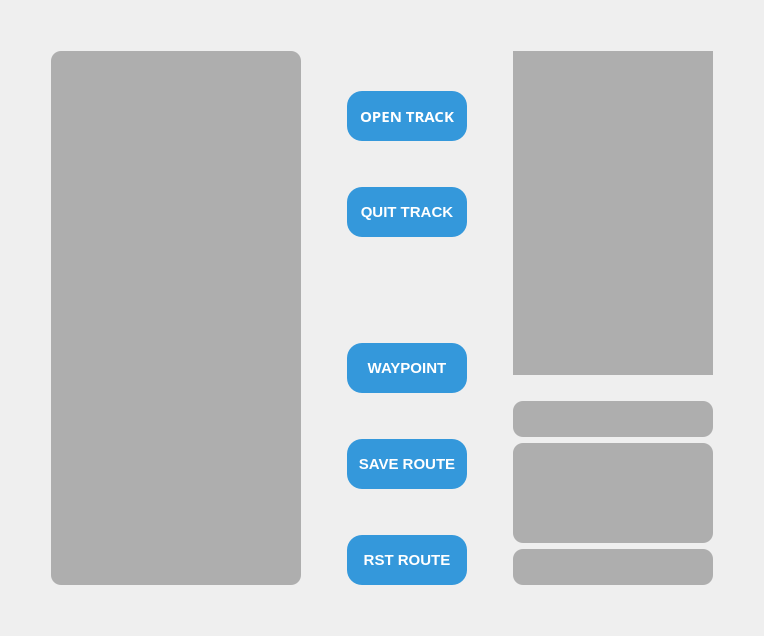
         <widget class="QWidget" name="track">
          <attribute name="title">
           <string>TRACK</string>
          </attribute>
          <layout class="QGridLayout" name="gridLayout_5">
           <item row="1" column="0">
            <spacer name="horizontalSpacer_8">
             <property name="orientation">
              <enum>Qt::Horizontal</enum>
             </property>
             <property name="sizeType">
              <enum>QSizePolicy::Minimum</enum>
             </property>
             <property name="sizeHint" stdset="0">
              <size>
               <width>40</width>
               <height>20</height>
              </size>
             </property>
            </spacer>
           </item>
           <item row="2" column="1">
            <spacer name="verticalSpacer_8">
             <property name="orientation">
              <enum>Qt::Vertical</enum>
             </property>
             <property name="sizeType">
              <enum>QSizePolicy::Minimum</enum>
             </property>
             <property name="sizeHint" stdset="0">
              <size>
               <width>20</width>
               <height>40</height>
              </size>
             </property>
            </spacer>
           </item>
           <item row="1" column="2">
            <spacer name="horizontalSpacer_9">
             <property name="orientation">
              <enum>Qt::Horizontal</enum>
             </property>
             <property name="sizeType">
              <enum>QSizePolicy::Minimum</enum>
             </property>
             <property name="sizeHint" stdset="0">
              <size>
               <width>40</width>
               <height>20</height>
              </size>
             </property>
            </spacer>
           </item>
           <item row="1" column="1">
            <layout class="QHBoxLayout" name="horizontalLayout_2">
             <item>
              <widget class="QListView" name="gpxListView">
               <property name="minimumSize">
                <size>
                 <width>250</width>
                 <height>0</height>
                </size>
               </property>
               <property name="maximumSize">
                <size>
                 <width>200</width>
                 <height>16777215</height>
                </size>
               </property>
               <property name="styleSheet">
                <string notr="true">QListView {
        background:  rgba(100, 100, 100, 120);
        border-radius: 10px;
        padding: 4px;
        color: black;
		font-size: 14px;
}

QListView::item {
        padding: 4px 12px;      
        margin: 4px 2px;        
        border-radius: 10px;
}

QListView::item:selected {
        background: #3498db;
        color: white;
}</string>
               </property>
               <property name="verticalScrollBarPolicy">
                <enum>Qt::ScrollBarAlwaysOff</enum>
               </property>
               <property name="horizontalScrollBarPolicy">
                <enum>Qt::ScrollBarAlwaysOff</enum>
               </property>
               <property name="editTriggers">
                <set>QAbstractItemView::NoEditTriggers</set>
               </property>
              </widget>
             </item>
             <item>
              <spacer name="horizontalSpacer_12">
               <property name="orientation">
                <enum>Qt::Horizontal</enum>
               </property>
               <property name="sizeType">
                <enum>QSizePolicy::Minimum</enum>
               </property>
               <property name="sizeHint" stdset="0">
                <size>
                 <width>40</width>
                 <height>20</height>
                </size>
               </property>
              </spacer>
             </item>
             <item>
              <layout class="QVBoxLayout" name="verticalLayout">
               <item>
                <spacer name="verticalSpacer_11">
                 <property name="orientation">
                  <enum>Qt::Vertical</enum>
                 </property>
                 <property name="sizeType">
                  <enum>QSizePolicy::Maximum</enum>
                 </property>
                 <property name="sizeHint" stdset="0">
                  <size>
                   <width>20</width>
                   <height>40</height>
                  </size>
                 </property>
                </spacer>
               </item>
               <item>
                <widget class="QPushButton" name="gpxOpenBtn">
                 <property name="font">
                  <font>
                   <family>Sans Serif</family>
                   <pointsize>11</pointsize>
                   <bold>true</bold>
                  </font>
                 </property>
                 <property name="styleSheet">
                  <string notr="true"> QPushButton {
        width: 120px;
        height: 50px;
        background-color: #3498db;
        color: white;
        border: none;
        border-radius: 15px;
	    font-weight: bold;
    }

    QPushButton:hover {
        background-color: #5dade2;
    }

    QPushButton:pressed {
        background-color: #2e86c1;
        padding-top: 2px;
        padding-left: 2px;
    }

    QPushButton:disabled {
        background-color: #95a5a6;
        color: #ecf0f1;
    }</string>
                 </property>
                 <property name="text">
                  <string>OPEN TRACK</string>
                 </property>
                </widget>
               </item>
               <item>
                <spacer name="verticalSpacer_12">
                 <property name="orientation">
                  <enum>Qt::Vertical</enum>
                 </property>
                 <property name="sizeType">
                  <enum>QSizePolicy::Maximum</enum>
                 </property>
                 <property name="sizeHint" stdset="0">
                  <size>
                   <width>20</width>
                   <height>40</height>
                  </size>
                 </property>
                </spacer>
               </item>
               <item>
                <widget class="QPushButton" name="gpxQuitBtn">
                 <property name="font">
                  <font>
                   <pointsize>11</pointsize>
                   <bold>true</bold>
                  </font>
                 </property>
                 <property name="styleSheet">
                  <string notr="true"> QPushButton {
        width: 120px;
        height: 50px;
        background-color: #3498db;
        color: white;
        border: none;
        border-radius: 15px;
        font-weight: bold;
    }

    QPushButton:hover {
        background-color: #5dade2;
    }

    QPushButton:pressed {
        background-color: #2e86c1;
        padding-top: 2px;
        padding-left: 2px;
    }

    QPushButton:disabled {
        background-color: #95a5a6;
        color: #ecf0f1;
    }</string>
                 </property>
                 <property name="text">
                  <string>QUIT TRACK</string>
                 </property>
                </widget>
               </item>
               <item>
                <spacer name="verticalSpacer_10">
                 <property name="orientation">
                  <enum>Qt::Vertical</enum>
                 </property>
                 <property name="sizeType">
                  <enum>QSizePolicy::Expanding</enum>
                 </property>
                 <property name="sizeHint" stdset="0">
                  <size>
                   <width>20</width>
                   <height>100</height>
                  </size>
                 </property>
                </spacer>
               </item>
               <item>
                <widget class="QPushButton" name="waypointBtn">
                 <property name="font">
                  <font>
                   <pointsize>11</pointsize>
                   <bold>true</bold>
                  </font>
                 </property>
                 <property name="styleSheet">
                  <string notr="true"> QPushButton {
        width: 120px;
        height: 50px;
        background-color: #3498db;
        color: white;
        border: none;
        border-radius: 15px;
	    font-weight: bold;
    }

    QPushButton:hover {
        background-color: #5dade2;
    }

    QPushButton:pressed {
        background-color: #2e86c1;
        padding-top: 2px;
        padding-left: 2px;
    }

    QPushButton:disabled {
        background-color: #95a5a6;
        color: #ecf0f1;
    }</string>
                 </property>
                 <property name="text">
                  <string>WAYPOINT</string>
                 </property>
                </widget>
               </item>
               <item>
                <spacer name="verticalSpacer">
                 <property name="orientation">
                  <enum>Qt::Vertical</enum>
                 </property>
                 <property name="sizeType">
                  <enum>QSizePolicy::Maximum</enum>
                 </property>
                 <property name="sizeHint" stdset="0">
                  <size>
                   <width>20</width>
                   <height>40</height>
                  </size>
                 </property>
                </spacer>
               </item>
               <item>
                <widget class="QPushButton" name="saveRouteBtn">
                 <property name="font">
                  <font>
                   <pointsize>11</pointsize>
                   <bold>true</bold>
                  </font>
                 </property>
                 <property name="styleSheet">
                  <string notr="true"> QPushButton {
        width: 120px;
        height: 50px;
        background-color: #3498db;
        color: white;
        border: none;
        border-radius: 15px;
	    font-weight: bold;
    }

    QPushButton:hover {
        background-color: #5dade2;
    }

    QPushButton:pressed {
        background-color: #2e86c1;
        padding-top: 2px;
        padding-left: 2px;
    }

    QPushButton:disabled {
        background-color: #95a5a6;
        color: #ecf0f1;
    }</string>
                 </property>
                 <property name="text">
                  <string>SAVE ROUTE</string>
                 </property>
                </widget>
               </item>
               <item>
                <spacer name="verticalSpacer_15">
                 <property name="orientation">
                  <enum>Qt::Vertical</enum>
                 </property>
                 <property name="sizeType">
                  <enum>QSizePolicy::Maximum</enum>
                 </property>
                 <property name="sizeHint" stdset="0">
                  <size>
                   <width>20</width>
                   <height>40</height>
                  </size>
                 </property>
                </spacer>
               </item>
               <item>
                <widget class="QPushButton" name="resetRouteBtn">
                 <property name="font">
                  <font>
                   <pointsize>11</pointsize>
                   <bold>true</bold>
                  </font>
                 </property>
                 <property name="styleSheet">
                  <string notr="true"> QPushButton {
        width: 120px;
        height: 50px;
        background-color: #3498db;
        color: white;
        border: none;
        border-radius: 15px;
	    font-weight: bold;
    }

    QPushButton:hover {
        background-color: #5dade2;
    }

    QPushButton:pressed {
        background-color: #2e86c1;
        padding-top: 2px;
        padding-left: 2px;
    }

    QPushButton:disabled {
        background-color: #95a5a6;
        color: #ecf0f1;
    }</string>
                 </property>
                 <property name="text">
                  <string>RST ROUTE</string>
                 </property>
                </widget>
               </item>
              </layout>
             </item>
             <item>
              <spacer name="horizontalSpacer_10">
               <property name="orientation">
                <enum>Qt::Horizontal</enum>
               </property>
               <property name="sizeType">
                <enum>QSizePolicy::Minimum</enum>
               </property>
               <property name="sizeHint" stdset="0">
                <size>
                 <width>40</width>
                 <height>20</height>
                </size>
               </property>
              </spacer>
             </item>
             <item>
              <layout class="QVBoxLayout" name="verticalLayout_2">
               <item>
                <widget class="QgsMapCanvas" name="trackWidget" native="true">
                 <property name="sizePolicy">
                  <sizepolicy hsizetype="Preferred" vsizetype="Preferred">
                   <horstretch>100</horstretch>
                   <verstretch>100</verstretch>
                  </sizepolicy>
                 </property>
                 <property name="minimumSize">
                  <size>
                   <width>200</width>
                   <height>100</height>
                  </size>
                 </property>
                 <property name="styleSheet">
                  <string notr="true">QWidget {
/*	border: none;*/
	background-color:  rgba(100, 100, 100, 120);
  	/*border-radius: 15px;*/
}
/*
QgsMapCanvas {
    border: none;        
	background-color:  rgba(100, 100, 100, 120);
  	border-radius: 15px;
}
*/</string>
                 </property>
                </widget>
               </item>
               <item>
                <spacer name="horizontalSpacer_11">
                 <property name="orientation">
                  <enum>Qt::Horizontal</enum>
                 </property>
                 <property name="sizeHint" stdset="0">
                  <size>
                   <width>40</width>
                   <height>20</height>
                  </size>
                 </property>
                </spacer>
               </item>
               <item>
                <widget class="QLabel" name="trackNameLabel">
                 <property name="styleSheet">
                  <string notr="true">        background-color: rgba(100, 100, 100, 120);
        border: none;
        border-radius: 10px;
        padding: 10px;
		font-size: 14px;</string>
                 </property>
                 <property name="text">
                  <string/>
                 </property>
                </widget>
               </item>
               <item>
                <widget class="QWidget" name="eleWidget" native="true">
                 <property name="sizePolicy">
                  <sizepolicy hsizetype="Preferred" vsizetype="Preferred">
                   <horstretch>100</horstretch>
                   <verstretch>100</verstretch>
                  </sizepolicy>
                 </property>
                 <property name="minimumSize">
                  <size>
                   <width>200</width>
                   <height>100</height>
                  </size>
                 </property>
                 <property name="maximumSize">
                  <size>
                   <width>16777215</width>
                   <height>100</height>
                  </size>
                 </property>
                 <property name="styleSheet">
                  <string notr="true">QWidget{
        width: 120px;
        height: 50px;        
        background-color: rgba(100, 100, 100, 120);
        border: none;
        border-radius: 10px;
        padding: 0px;
        margin: 0px;
}

</string>
                 </property>
                </widget>
               </item>
               <item>
                <widget class="QLabel" name="trackInfoLabel">
                 <property name="styleSheet">
                  <string notr="true">        background-color: rgba(100, 100, 100, 120);
        border: none;
        border-radius: 10px;
        padding: 10px;
		font-size: 14px;</string>
                 </property>
                 <property name="text">
                  <string/>
                 </property>
                </widget>
               </item>
              </layout>
             </item>
            </layout>
           </item>
           <item row="0" column="1">
            <spacer name="verticalSpacer_9">
             <property name="orientation">
              <enum>Qt::Vertical</enum>
             </property>
             <property name="sizeType">
              <enum>QSizePolicy::Minimum</enum>
             </property>
             <property name="sizeHint" stdset="0">
              <size>
               <width>20</width>
               <height>40</height>
              </size>
             </property>
            </spacer>
           </item>
          </layout>
         </widget>
